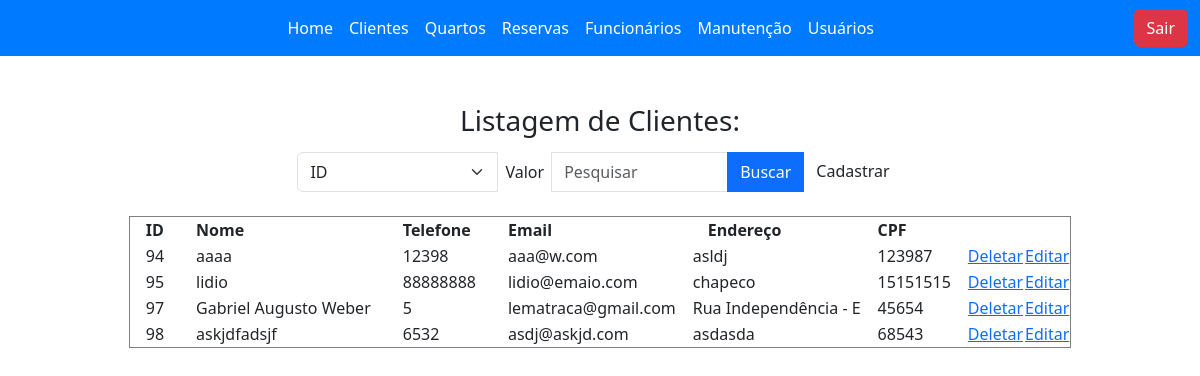
Before: /view/clienteList.php with the older database file.
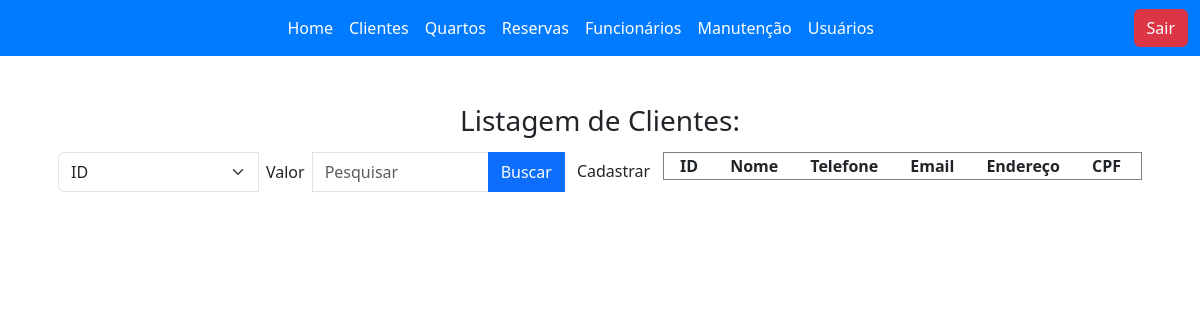
After: the same page with the newer database file.
### tables this page shows
CREATE TABLE `cliente` (
  `id` int(11) NOT NULL,
  `nome` varchar(100) NOT NULL,
  `telefone` varchar(20) NOT NULL,
  `email` varchar(100) NOT NULL,
  `endereco` varchar(256) NOT NULL,
  `cpf` int(11) NOT NULL
);

### model/DB.class.php (called while the page is built, shortened)
<?php
class BD
{
    private $host = "php-mysql";
    private $dbname = "db_aula";
    private $port = 3306;
    private $usuario = "root";
    private $senha = "root";
    private $db_charset = "utf8";
    public function conn()
    {
        $conn = "mysql:host=$this->host;dbname=$this->dbname;port=$this->port";
        return new PDO(
            $conn,
            $this->usuario,
            $this->senha,
            [PDO::MYSQL_ATTR_INIT_COMMAND => "SET NAMES " . $this->db_charset]
        );
    }
    public function select($nome_tabela)
    {
        $conn = $this->conn();
        $sql = "SELECT * FROM $nome_tabela;";
        $st = $conn->prepare($sql);
        $st->execute();
        return $st->fetchAll(PDO::FETCH_CLASS);
    }
}

### controller/clienteController.php (called while the page is built, shortened)
<?php
include "../model/DB.class.php";
class clienteController
{
    private $model;
    private $table = "cliente";
    public function __construct()
    {
        $this->model = new BD();
    }
    public function carregar()
    {
        return $this->model->select($this->table);
    }
}

### view/clienteList.php (the view, shortened to what this page needs)
<?php
include_once '../controller/clienteController.php';
include "base/header.php";
$cliente = new clienteController();
if (!empty($_POST)) {
    $load = $cliente->pesquisar($_POST);
} else {
    $load = $cliente->carregar();
}
?>
<div class="p-5 w-100 d-flex justify-content-center">
    <h3 style="margin-bottom: -3rem;">Listagem de Clientes:</h3>
</div>
<div class="d-flex w-100 justify-content-center">
    <div class="d-flex w-100 justify-content-center flex-wrap">
        <form action="clienteList.php" class="mb-4" method="post">
            <div class="input-group">
                <select name="campo" class="form-select">
                    <option value="id">ID</option>
                </select>
                <label class="p-2">Valor</label>
                <input type="text" name="valor" class="form-control" placeholder="Pesquisar" />
                <button type="submit" class="btn btn-primary">Buscar</button>
                <a class="btn btn-tertiary" href="./clienteForm.php">Cadastrar</a>
            </div>
        </form>
        <table border="1" style="margin-bottom: 3rem;">
            <tr>
                <th style="padding-left: 1rem; padding-right: 1rem;">ID</th>
                <th style="padding-left: 1rem; padding-right: 1rem;">Nome</th>
                <th style="padding-left: 1rem; padding-right: 1rem;">Telefone</th>
                <th style="padding-left: 1rem; padding-right: 1rem;">Email</th>
                <th style="padding-left: 1rem; padding-right: 1rem;">Endereço</th>
                <th style="padding-left: 1rem; padding-right: 1rem;">CPF</th>
                <th></th>
                <th></th>
            </tr>
            <?php
            foreach ($load as $item) {
                echo "<tr>";
                echo "<td style='padding-left: 1rem; padding-right: 1rem;'>" . $item->id . "</td>";
                echo "<td style='padding-left: 1rem; padding-right: 1rem;'>" . $item->nome . "</td>";
                echo "<td style='padding-left: 1rem; padding-right: 1rem;'>" . $item->telefone . "</td>";
                echo "<td style='padding-left: 1rem; padding-right: 1rem;'>" . $item->email . "</td>";
                echo "<td>" . $item->endereco . "</td>";
                echo "<td style='padding-left: 1rem; padding-right: 1rem;'>" . $item->cpf . "</td>";
                echo "<td><a onclick='return confirm(\"Deseja Excluir? \")' href='clienteList.php?id=$item->id'>Deletar</a></td>";
                echo "<td><a href='clienteForm.php?id=$item->id'>Editar</a></td>";
            }
            ?>
        </table>
    </div>
</div>

Changed rows visible on the page:
removed cliente: id "94", nome "aaaa", telefone "12398", email "aaa@w.com", endereco "asldj", cpf "123987"
removed cliente: id "95", nome "lidio", telefone "88888888", email "lidio@emaio.com", endereco "chapeco", cpf "15151515"
removed cliente: id "97", nome "Gabriel Augusto Weber", telefone "5", email "lematraca@gmail.com", endereco "Rua Independência - E", cpf "45654"
removed cliente: id "98", nome "askjdfadsjf", telefone "6532", email "asdj@askjd.com", endereco "asdasda", cpf "68543"
